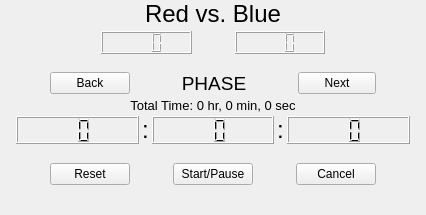
         <widget class="QWidget" name="scorepage">
          <property name="sizePolicy">
           <sizepolicy hsizetype="MinimumExpanding" vsizetype="MinimumExpanding">
            <horstretch>0</horstretch>
            <verstretch>0</verstretch>
           </sizepolicy>
          </property>
          <layout class="QVBoxLayout" name="verticalLayout_6" stretch="1,2,1,1,2,1">
           <property name="spacing">
            <number>3</number>
           </property>
           <property name="leftMargin">
            <number>10</number>
           </property>
           <property name="topMargin">
            <number>0</number>
           </property>
           <property name="rightMargin">
            <number>10</number>
           </property>
           <property name="bottomMargin">
            <number>20</number>
           </property>
           <item>
            <layout class="QHBoxLayout" name="horizontalLayout_17">
             <property name="sizeConstraint">
              <enum>QLayout::SetDefaultConstraint</enum>
             </property>
             <item>
              <spacer name="horizontalSpacer_16">
               <property name="orientation">
                <enum>Qt::Horizontal</enum>
               </property>
               <property name="sizeHint" stdset="0">
                <size>
                 <width>40</width>
                 <height>20</height>
                </size>
               </property>
              </spacer>
             </item>
             <item>
              <widget class="QLabel" name="redScore_label">
               <property name="sizePolicy">
                <sizepolicy hsizetype="MinimumExpanding" vsizetype="MinimumExpanding">
                 <horstretch>0</horstretch>
                 <verstretch>1</verstretch>
                </sizepolicy>
               </property>
               <property name="styleSheet">
                <string notr="true">font-size: 24px, 150%;
</string>
               </property>
               <property name="text">
                <string>Red vs. Blue</string>
               </property>
               <property name="scaledContents">
                <bool>true</bool>
               </property>
               <property name="alignment">
                <set>Qt::AlignCenter</set>
               </property>
              </widget>
             </item>
             <item>
              <spacer name="horizontalSpacer_17">
               <property name="orientation">
                <enum>Qt::Horizontal</enum>
               </property>
               <property name="sizeHint" stdset="0">
                <size>
                 <width>40</width>
                 <height>20</height>
                </size>
               </property>
              </spacer>
             </item>
            </layout>
           </item>
           <item>
            <layout class="QHBoxLayout" name="horizontalLayout_18">
             <property name="topMargin">
              <number>0</number>
             </property>
             <property name="bottomMargin">
              <number>15</number>
             </property>
             <item>
              <spacer name="horizontalSpacer_5">
               <property name="orientation">
                <enum>Qt::Horizontal</enum>
               </property>
               <property name="sizeHint" stdset="0">
                <size>
                 <width>40</width>
                 <height>20</height>
                </size>
               </property>
              </spacer>
             </item>
             <item>
              <widget class="QLCDNumber" name="redScore">
               <property name="sizePolicy">
                <sizepolicy hsizetype="MinimumExpanding" vsizetype="Minimum">
                 <horstretch>0</horstretch>
                 <verstretch>0</verstretch>
                </sizepolicy>
               </property>
               <property name="layoutDirection">
                <enum>Qt::LeftToRight</enum>
               </property>
               <property name="frameShadow">
                <enum>QFrame::Raised</enum>
               </property>
               <property name="digitCount">
                <number>3</number>
               </property>
              </widget>
             </item>
             <item>
              <spacer name="horizontalSpacer_18">
               <property name="orientation">
                <enum>Qt::Horizontal</enum>
               </property>
               <property name="sizeType">
                <enum>QSizePolicy::Minimum</enum>
               </property>
               <property name="sizeHint" stdset="0">
                <size>
                 <width>40</width>
                 <height>20</height>
                </size>
               </property>
              </spacer>
             </item>
             <item>
              <widget class="QLCDNumber" name="blueScore">
               <property name="sizePolicy">
                <sizepolicy hsizetype="MinimumExpanding" vsizetype="MinimumExpanding">
                 <horstretch>0</horstretch>
                 <verstretch>0</verstretch>
                </sizepolicy>
               </property>
               <property name="layoutDirection">
                <enum>Qt::LeftToRight</enum>
               </property>
               <property name="digitCount">
                <number>3</number>
               </property>
              </widget>
             </item>
             <item>
              <spacer name="horizontalSpacer_6">
               <property name="orientation">
                <enum>Qt::Horizontal</enum>
               </property>
               <property name="sizeHint" stdset="0">
                <size>
                 <width>40</width>
                 <height>20</height>
                </size>
               </property>
              </spacer>
             </item>
            </layout>
           </item>
           <item>
            <layout class="QHBoxLayout" name="horizontalLayout_19" stretch="0,1,2,1,0">
             <property name="spacing">
              <number>6</number>
             </property>
             <item>
              <spacer name="horizontalSpacer_7">
               <property name="orientation">
                <enum>Qt::Horizontal</enum>
               </property>
               <property name="sizeHint" stdset="0">
                <size>
                 <width>40</width>
                 <height>20</height>
                </size>
               </property>
              </spacer>
             </item>
             <item>
              <widget class="QPushButton" name="backPhase_btn">
               <property name="sizePolicy">
                <sizepolicy hsizetype="MinimumExpanding" vsizetype="Maximum">
                 <horstretch>1</horstretch>
                 <verstretch>0</verstretch>
                </sizepolicy>
               </property>
               <property name="minimumSize">
                <size>
                 <width>0</width>
                 <height>10</height>
                </size>
               </property>
               <property name="text">
                <string>Back</string>
               </property>
              </widget>
             </item>
             <item>
              <widget class="QLabel" name="phaseLabel">
               <property name="sizePolicy">
                <sizepolicy hsizetype="MinimumExpanding" vsizetype="MinimumExpanding">
                 <horstretch>0</horstretch>
                 <verstretch>0</verstretch>
                </sizepolicy>
               </property>
               <property name="font">
                <font>
                 <pointsize>14</pointsize>
                </font>
               </property>
               <property name="styleSheet">
                <string notr="true"/>
               </property>
               <property name="text">
                <string>PHASE</string>
               </property>
               <property name="scaledContents">
                <bool>true</bool>
               </property>
               <property name="alignment">
                <set>Qt::AlignCenter</set>
               </property>
              </widget>
             </item>
             <item>
              <widget class="QPushButton" name="nextPhase_btn">
               <property name="sizePolicy">
                <sizepolicy hsizetype="MinimumExpanding" vsizetype="Maximum">
                 <horstretch>1</horstretch>
                 <verstretch>0</verstretch>
                </sizepolicy>
               </property>
               <property name="minimumSize">
                <size>
                 <width>3</width>
                 <height>0</height>
                </size>
               </property>
               <property name="text">
                <string>Next</string>
               </property>
              </widget>
             </item>
             <item>
              <spacer name="horizontalSpacer_8">
               <property name="orientation">
                <enum>Qt::Horizontal</enum>
               </property>
               <property name="sizeHint" stdset="0">
                <size>
                 <width>40</width>
                 <height>20</height>
                </size>
               </property>
              </spacer>
             </item>
            </layout>
           </item>
           <item>
            <widget class="QLabel" name="totalTime_label">
             <property name="sizePolicy">
              <sizepolicy hsizetype="MinimumExpanding" vsizetype="MinimumExpanding">
               <horstretch>0</horstretch>
               <verstretch>0</verstretch>
              </sizepolicy>
             </property>
             <property name="font">
              <font>
               <pointsize>10</pointsize>
              </font>
             </property>
             <property name="text">
              <string>Total Time: 0 hr, 0 min, 0 sec</string>
             </property>
             <property name="scaledContents">
              <bool>true</bool>
             </property>
             <property name="alignment">
              <set>Qt::AlignCenter</set>
             </property>
            </widget>
           </item>
           <item>
            <layout class="QHBoxLayout" name="horizontalLayout_20" stretch="1,0,1,0,1">
             <property name="leftMargin">
              <number>6</number>
             </property>
             <property name="topMargin">
              <number>0</number>
             </property>
             <property name="rightMargin">
              <number>6</number>
             </property>
             <property name="bottomMargin">
              <number>6</number>
             </property>
             <item>
              <widget class="QLCDNumber" name="lcdHours">
               <property name="frameShadow">
                <enum>QFrame::Raised</enum>
               </property>
               <property name="digitCount">
                <number>2</number>
               </property>
              </widget>
             </item>
             <item>
              <widget class="QLabel" name="label_9">
               <property name="font">
                <font>
                 <pointsize>18</pointsize>
                </font>
               </property>
               <property name="text">
                <string>:</string>
               </property>
               <property name="alignment">
                <set>Qt::AlignCenter</set>
               </property>
               <property name="margin">
                <number>10</number>
               </property>
              </widget>
             </item>
             <item>
              <widget class="QLCDNumber" name="lcdMins">
               <property name="digitCount">
                <number>2</number>
               </property>
              </widget>
             </item>
             <item>
              <widget class="QLabel" name="label_10">
               <property name="font">
                <font>
                 <pointsize>18</pointsize>
                </font>
               </property>
               <property name="text">
                <string>:</string>
               </property>
               <property name="alignment">
                <set>Qt::AlignCenter</set>
               </property>
               <property name="margin">
                <number>10</number>
               </property>
              </widget>
             </item>
             <item>
              <widget class="QLCDNumber" name="lcdSecs">
               <property name="digitCount">
                <number>2</number>
               </property>
              </widget>
             </item>
            </layout>
           </item>
           <item>
            <layout class="QHBoxLayout" name="horizontalLayout_21" stretch="0,1,5,1,5,1,0">
             <property name="topMargin">
              <number>10</number>
             </property>
             <property name="bottomMargin">
              <number>10</number>
             </property>
             <item>
              <spacer name="horizontalSpacer_14">
               <property name="orientation">
                <enum>Qt::Horizontal</enum>
               </property>
               <property name="sizeHint" stdset="0">
                <size>
                 <width>40</width>
                 <height>20</height>
                </size>
               </property>
              </spacer>
             </item>
             <item>
              <widget class="QPushButton" name="reset">
               <property name="text">
                <string>Reset</string>
               </property>
              </widget>
             </item>
             <item>
              <spacer name="horizontalSpacer_10">
               <property name="orientation">
                <enum>Qt::Horizontal</enum>
               </property>
               <property name="sizeHint" stdset="0">
                <size>
                 <width>40</width>
                 <height>20</height>
                </size>
               </property>
              </spacer>
             </item>
             <item>
              <widget class="QPushButton" name="startpause">
               <property name="text">
                <string>Start/Pause</string>
               </property>
              </widget>
             </item>
             <item>
              <spacer name="horizontalSpacer_13">
               <property name="orientation">
                <enum>Qt::Horizontal</enum>
               </property>
               <property name="sizeHint" stdset="0">
                <size>
                 <width>40</width>
                 <height>20</height>
                </size>
               </property>
              </spacer>
             </item>
             <item>
              <widget class="QPushButton" name="cancel">
               <property name="text">
                <string>Cancel</string>
               </property>
              </widget>
             </item>
             <item>
              <spacer name="horizontalSpacer_15">
               <property name="orientation">
                <enum>Qt::Horizontal</enum>
               </property>
               <property name="sizeHint" stdset="0">
                <size>
                 <width>40</width>
                 <height>20</height>
                </size>
               </property>
              </spacer>
             </item>
            </layout>
           </item>
          </layout>
         </widget>
